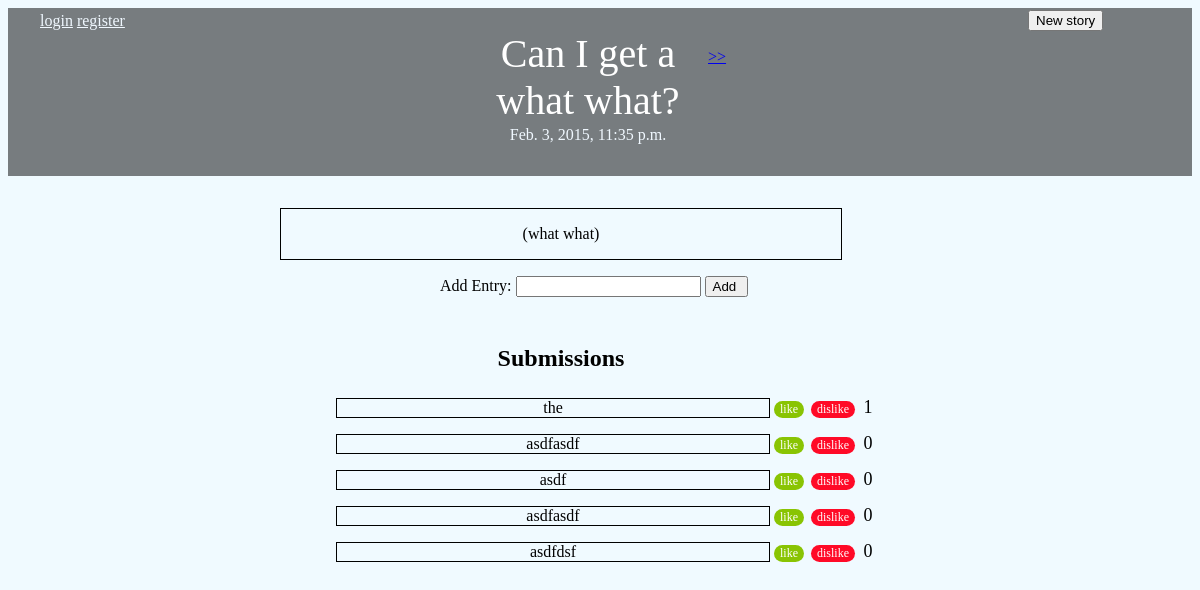
Before: /1 with the older database file.
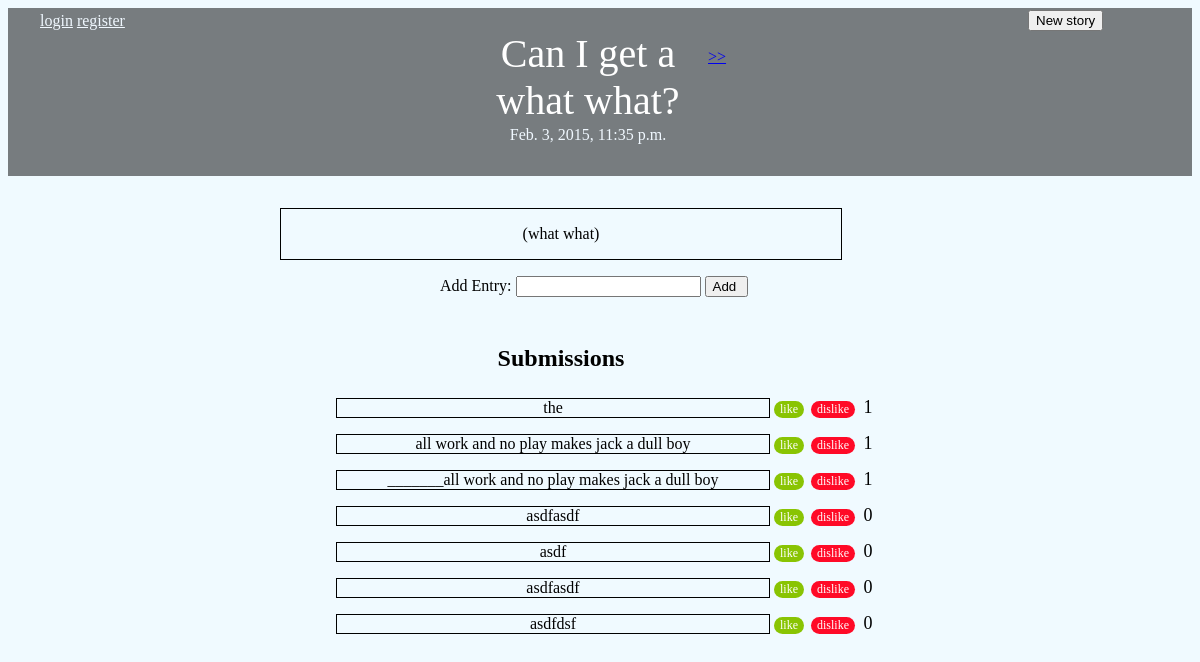
After: the same page with the newer database file.
### blogapp/models.py (models this page shows, shortened)
class Story(models.Model):
    title = models.CharField(max_length=140)
    body = models.TextField()
    date = models.DateTimeField()
    active = models.BooleanField(default=True)

class Submission(models.Model):
    story = models.ForeignKey(Story)
    text = models.CharField(max_length=140)
    votes = models.IntegerField(default=0)
    date = models.DateTimeField()
    author = models.ForeignKey(User, related_name='author')
    voted_on = models.ManyToManyField(User, related_name='voter')

### blogapp/views.py (the view)
# urls.py: url(r'^(?P<page>\d+)$', views.main, name='main'),
def main(request, page):
    stories = Story.objects.all().order_by('date')
    submissions = Submission.objects.all().order_by('-votes')
    paginator = Paginator(stories, 1)
    try:
        stories = paginator.page(page)
    except (InvalidPage, EmptyPage):
        stories = paginator.page(paginator.num_pages)
    return render(request, 'blogapp/main.html', dict(stories=stories, submissions=submissions))

### blogapp/templates/blogapp/main.html (shortened to what this page needs)
{% load staticfiles %}
<!DOCTYPE html>
<html>
<head lang="en">
    <link rel="stylesheet" type="text/css" href="{% static 'blogapp/style.css' %}" />
</head>
<body>
    <header>
      <div class="wrap">
        {% if user.is_authenticated %}
           <div class="user">
            <p style="color: aliceblue; display:inline-block">Welcome {{ user.get_username }}! </p>
             <div class="logout">
            <a style="color:aliceblue;" href="{% url 'logout' %}">logout</a>
        </div>
          </div>
        {% else %}
          <div class="login">
            <a style="color:aliceblue;" href="{% url 'login' %}">login</a>
          </div>
          <div class="register">
            <a style="color:aliceblue;" href="{% url 'register' %}">register</a>
          </div>
        {% endif %}
            <div id="story">
        {% for story in stories %}
            <div class="title">
            <div class= "title_text"> {{ story.title }} </div>
            </div>
                <div class="time">{{ story.date }}</div>
        {% if stories.object_list and stories.paginator.num_pages > 1 %}
        <div class="pagination" style="margin-top: 20px; margin-left: -20px; ">
            <span class="step-links">
                {% if stories.has_next %}
                    <div class= "older_entries">
                    <a href="{{ stories.next_page_number }}"> &gt;&gt; </a>
                    </div>
                {% endif %}
            </span>
        </div>
        </div>
        </div>
        {% endif %}
    </header>
    <div class= "story_box">
        <div class="body">{{ story.body|linebreaks }}</div>
    </div>
    <div class= "add_submission">
    <form action='{{ stories.number }}/submission/' method='post'>
        <p> Add Entry: <input type= "text" name="submission">
        <input type="submit" name="submission_button" value="Add ">
    </div>
    <div class= "submissions">
        <div class= "submission_title">
            <h1> Submissions </h1>
        </div>
        {% for submission in submissions %}
            {% ifequal submission.story.pk story.pk %}
                <div class= "submission_box">
                    <div class= "text"> {{submission.text}}</div>
                </div>
                <form action="{{ stories.number }}/submission/{{ submission.pk }}/like/" style="display:inline-block;" method="post">
                    <input id="like" class="like" type="submit" value="like">
                </form>
                <form action="{{ stories.number }}/submission/{{ submission.pk }}/dislike/" style="display:inline-block;" method="post">
                    <input id="dislike" class="dislike" type="submit" value="dislike"/>
                 <div class="votes">{{ submission.votes }}</div>
                </form>
            {% endifequal %}
        {% endfor %}
    </div>
    {% endfor %}
    <div class= "new_story">
        <div class= "new_story_button">
        <form action='/newstory/' method='post'>{% csrf_token %}
        <input type='submit' value='New story' />
        </form>
        </div>
        </div>
</body>
</html>

### blogapp/static/blogapp/style.css (style rules this page uses)
html, body { max-width: 100%; overflow-x: hidden; background: #F0FAFF }
header, .full-width { width: 100%; background: rgba(0, 0, 0, 0.5); padding-bottom: 0.5em; }
.login { display: inline-block; margin-left: -23em; }
.register { display: inline-block; }
.wrap { width: 80%; max-width: 24em; margin: 0 auto; padding: 0.25em 0.625em; }
.title { position: relative; font-size: 40px; text-align: center; padding-bottom: .25em; width: 15em; }
.title_text { width: 6.5em; margin-left: 1.25em; color: white; }
.time { position: relative; text-align: center; color: aliceblue; margin-left: -1.5em; }
.time { margin-top: -.5em; }
.body { margin-left: 17em; width: 34em; padding-left: .5em; padding-right: .5em; text-align: center; border: solid; border-width: 1px; margin-top: 2em; margin-bottom: 1em; }
.older_entries { position: absolute; left: 41%; margin-left: 13.5em; top: 3em; color: aliceblue; }
.submissions { margin-left: 27em; }
.submission_box { position: relative; border: solid; border-width: 1px; width: 25em; margin-left: -6.5em; word-wrap: break-word; padding-left: 1em; padding-right: 1em; margin-top: 1em; display:inline-block; }
.submission_title { font-size: 12px; margin-left: 4.8em; margin-bottom: -.5em; }
.text { text-align: center; }
.votes { font-size: 18px; font-family: Times,serif; display:inline-block; border-width: 1px; padding-left: .25em; padding-right: .25em; margin-right: .25em; width: 1em; }
.like { font-size:12px; font-family:Times, serif; font-weight:normal; border-radius:16px; border:0px solid #68aa07; background-color:#89c403; color:#ffffff; display:inline-block; }
.dislike { font-size:12px; font-family:Times, serif; font-weight:normal; border-radius:16px; border:0px solid #f04030; background-color: #ff0a27; color:#ffffff; display:inline-block; margin-left: .25em; }
.add_submission { padding-bottom: 1em; margin-left: 27em; }
.new_story { position: absolute; padding-top: .5em; margin-left: 85%; top: .15em; }

Changed rows visible on the page:
added Submission: text "all work and no play makes jack a dull boy", votes "1"
added Submission: text "_______all work and no play makes jack a dull boy", votes "1"
